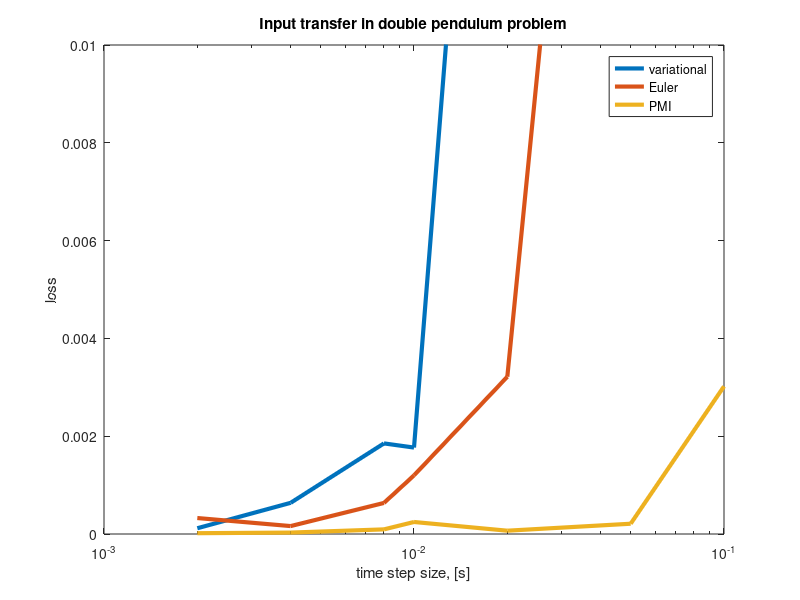

The MATLAB source for this figure:
clear all; close all; clc;
load('./transfer_euler/T_list_euler.mat', 'T_list');
load('./transfer_euler/loss_list_euler.mat', 'loss_list');
T_list_E = T_list;
loss_list_E = loss_list;
load('./transfer_variational/T_list_VI.mat', 'T_list');
load('./transfer_variational/loss_list_VI.mat', 'loss_list');
T_list_V = T_list;
loss_list_V = loss_list;
load('./transfer_pmi/T_list_PMI.mat', 'T_list');
load('./transfer_pmi/loss_list_PMI.mat', 'loss_list');
T_list_P = T_list;
loss_list_P = loss_list;

semilogx(T_list_V,loss_list_V, 'linewidth', 3);
hold on;
semilogx(T_list_E, loss_list_E, 'linewidth', 3);
hold on;
semilogx(T_list_P, loss_list_P, 'linewidth', 3);
legend('variational', 'Euler', 'PMI');
xlabel('time step size, [s]');
ylabel('loss');
hold on;
title('Input transfer in double pendulum problem');
ylim([0, 0.01])
